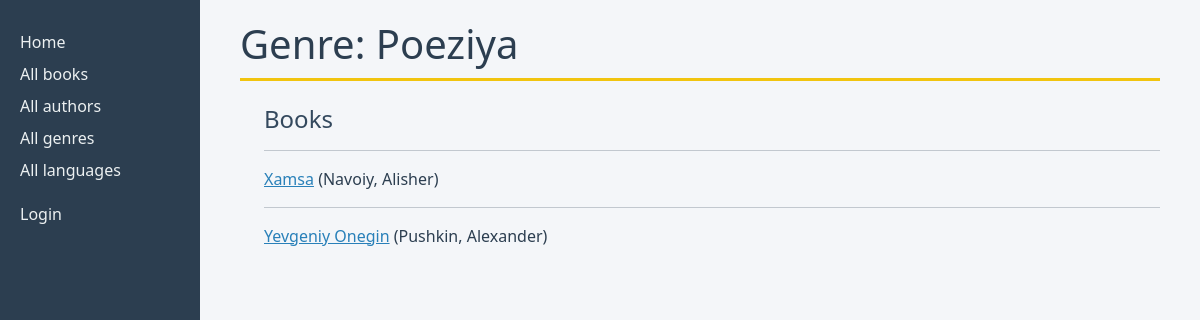
/catalog/genre/2, run on the app's committed database.
### catalog/models.py (models this page shows, shortened)
class Genre(models.Model):
    name = models.CharField(
        max_length=200,
        unique=True,
        help_text="Enter a book genre (e.g. Science Fiction, French Poetry etc.)"
    )
    class Meta:
        ordering = ['name']
        constraints = [
            UniqueConstraint(
                Lower('name'),
                name='genre_name_case_insensitive_unique',
                violation_error_message="Genre already exists (case-insensitive match)"
            ),
        ]

class Book(models.Model):
    title = models.CharField(max_length=200)
    author = models.ForeignKey('Author', on_delete=models.RESTRICT, null=True)
    summary = models.TextField(
        max_length=1000, help_text="Enter a brief description of the book")
    isbn = models.CharField('ISBN', max_length=13,
                            unique=True,
                            help_text='13 Character <a href="https://www.isbn-international.org/content/what-isbn'
                                      '">ISBN number</a>')
    genre = models.ManyToManyField(
        Genre, help_text="Select a genre for this book")
    language = models.ForeignKey(
        'Language', on_delete=models.SET_NULL, null=True)
    class Meta:
        ordering = ['title', 'author']
    def get_absolute_url(self):
        return reverse('book-detail', args=[str(self.id)])
    def display_genre(self):
        return ', '.join(genre.name for genre in self.genre.all()[:3])
    display_genre.short_description = 'Genre'

class Author(models.Model):
    first_name = models.CharField(max_length=100)
    last_name = models.CharField(max_length=100)
    date_of_birth = models.DateField(null=True, blank=True)
    date_of_death = models.DateField('Died', null=True, blank=True)
    class Meta:
        ordering = ['last_name', 'first_name']
    def __str__(self):
        return f'{self.last_name}, {self.first_name}'

### catalog/views.py (the view)
# urls.py: path('genre/<int:pk>', views.GenreDetailView.as_view(), name='genre-detail'),
class GenreDetailView(generic.DetailView):
    model = Genre

### catalog/templates/catalog/genre_detail.html (shortened to what this page needs)
<!doctype html>
<html lang="en">
<head>
</head>
<body>
{% extends "base_generic.html" %}
{% block content %}
  <h1>Genre: {{ genre.name }}</h1>
  <div class="ms-4 mt-4">
    <h4>Books</h4>
    {% for book in genre.book_set.all %}
      <hr />
      <p>
        <a href="{{ book.get_absolute_url }}">{{ book.title }}</a>
        ({{ book.author }})
      </p>
    {% empty %}
      <p>There are no books in this genre.</p>
    {% endfor %}
  </div>
{% endblock %}

### catalog/static/css/styles.css (style rules this page uses)
body { background-color: #f4f6f9; font-family: "Segoe UI", Arial, sans-serif; color: #2c3e50; }
h1 { color: #2c3e50; border-bottom: 3px solid #f1c40f; padding-bottom: 10px; margin-bottom: 20px; }
h2, h4 { color: #34495e; }
.col-sm-10 a { color: #2980b9; }

### data on the page
Genre: name "Poeziya"
Book: title "Xamsa", author "Navoiy, Alisher"
Book: title "Yevgeniy Onegin", author "Pushkin, Alexander"
